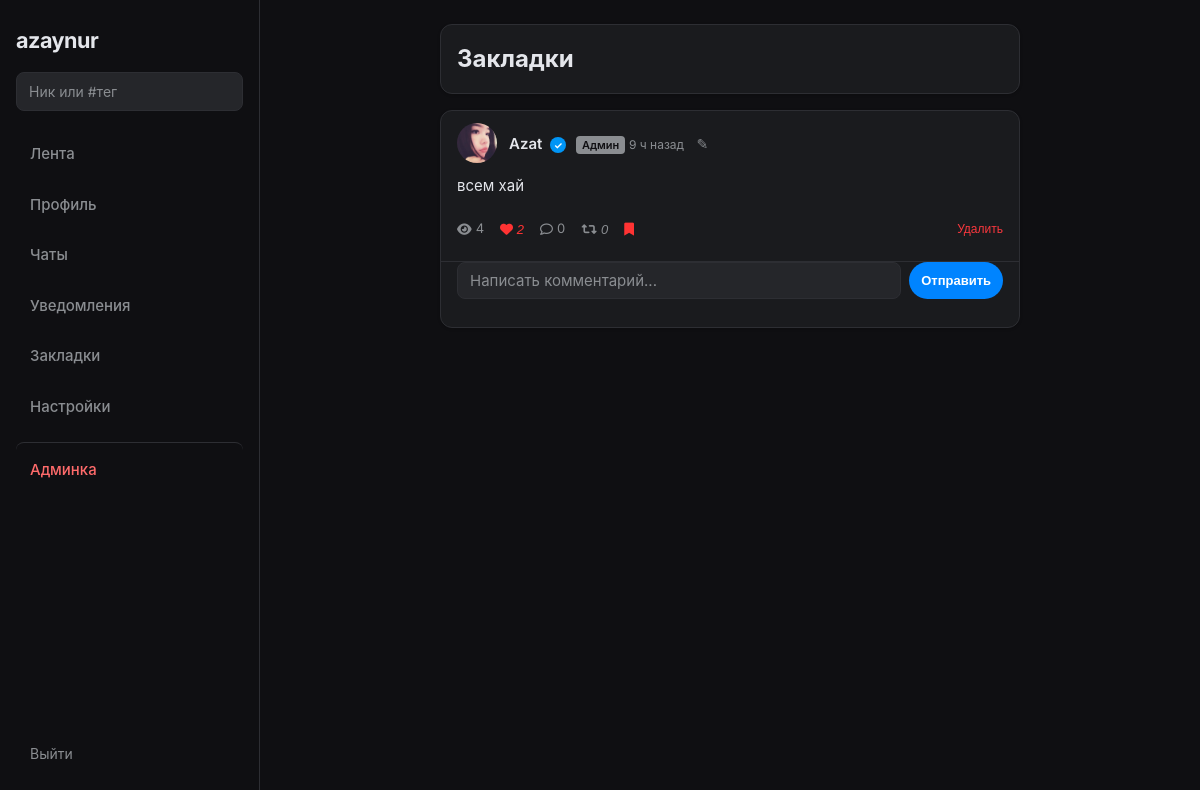
The app's page /saved (signed in) with its own data.
### app.py (models this page shows, shortened)
class Post(db.Model):
    id = db.Column(db.Integer, primary_key=True)
    user_id = db.Column(db.Integer, db.ForeignKey('user.id'), nullable=False)
    body = db.Column(db.Text, nullable=False)
    image = db.Column(db.String(200), nullable=True)
    created_at = db.Column(db.DateTime, default=datetime.utcnow)
    edited_at = db.Column(db.DateTime, nullable=True)
    user = db.relationship('User', backref=db.backref('posts', lazy='dynamic'))
    def likes_count(self):
        return PostLike.query.filter_by(post_id=self.id).count()
    def comments_count(self):
        return Comment.query.filter_by(post_id=self.id).count()
    def reposts_count(self):
        return Repost.query.filter_by(post_id=self.id).count()
    def views_count(self):
        return PostView.query.filter_by(post_id=self.id).count()
    def ordered_comments(self):
        return self.comments.order_by(Comment.created_at.asc()).all()

class User(UserMixin, db.Model):
    id = db.Column(db.Integer, primary_key=True)
    username = db.Column(db.String(80), unique=True, nullable=False)
    email = db.Column(db.String(120), unique=True, nullable=False)
    password = db.Column(db.String(128), nullable=False)
    avatar = db.Column(db.String(200), default='default.jpg')
    bio = db.Column(db.String(500), nullable=True)
    is_verified = db.Column(db.Boolean, default=False)
    verification_type = db.Column(db.String(20), nullable=True)  # gold, vip, exclusive
    custom_status = db.Column(db.String(100), nullable=True)
    is_admin = db.Column(db.Boolean, default=False)
    banned_until = db.Column(db.DateTime, nullable=True)

### app.py (the view)
@app.route('/saved')
@login_required
def saved():
    saved_list = SavedPost.query.filter_by(user_id=current_user.id).order_by(SavedPost.created_at.desc()).all()
    saved_ids = [s.post_id for s in saved_list]
    posts = Post.query.filter(Post.id.in_(saved_ids)).all() if saved_ids else []
    order = {pid: i for i, pid in enumerate(saved_ids)}
    posts.sort(key=lambda p: order.get(p.id, 999))
    post_ids = [p.id for p in posts]
    liked = {r.post_id for r in PostLike.query.filter(PostLike.post_id.in_(post_ids), PostLike.user_id == current_user.id).all()} if post_ids else set()
    reposted = {r.post_id for r in Repost.query.filter(Repost.post_id.in_(post_ids), Repost.user_id == current_user.id).all()} if post_ids else set()
    saved = set(post_ids)
    feed_items = [('post', p, None) for p in posts]
    return render_template('saved.html', feed_items=feed_items, liked=liked, reposted=reposted, saved=saved)

### app.py (called while the page is built)
@login_manager.user_loader
def load_user(user_id):
    return User.query.get(int(user_id))

def linkify_post(text):
    if not text:
        return Markup('')
    text = escape(text)
    def repl_hashtag(m):
        tag = m.group(1)
        return f'<a href="/tag/{quote(tag)}" class="hashtag">#{tag}</a>'
    text = re.sub(r'#([a-zA-Zа-яА-ЯёЁ0-9_]+)', repl_hashtag, text)
    text = re.sub(r'@([a-zA-Z0-9_]+)', r'<a href="/u/\1" class="mention">@\1</a>', text)
    return Markup(text)

@app.before_request
def check_banned():
    if current_user.is_authenticated and getattr(current_user, 'banned_until', None) and current_user.banned_until and current_user.banned_until > datetime.utcnow():
        from flask_login import logout_user
        logout_user()
        flash('Ваш аккаунт заблокирован. Ожидайте окончания блокировки.')
        return redirect(url_for('login'))

def time_ago(dt):
    if not dt:
        return ''
    delta = datetime.utcnow() - dt
    if delta.days > 365:
        return f'{delta.days // 365} г назад'
    if delta.days > 30:
        return f'{delta.days // 30} мес назад'
    if delta.days > 0:
        return f'{delta.days} дн назад'
    if delta.seconds >= 3600:
        return f'{delta.seconds // 3600} ч назад'
    if delta.seconds >= 60:
        return f'{delta.seconds // 60} мин назад'
    return 'только что'

@app.context_processor
def inject_globals():
    d = {'predefined_statuses': PREDEFINED_STATUSES}
    if current_user.is_authenticated:
        d['notifications_count'] = min(Notification.query.filter_by(user_id=current_user.id, read=False).count(), 99)
    else:
        d['notifications_count'] = 0
    return d

### templates/saved.html
{% extends "base.html" %}
{% block content %}
<div class="feed-card">
    <h2>Закладки</h2>
</div>
{% for item in feed_items %}
{% set post = item[1] %}
{% set show_comment_form = True %}
{% include '_post_card.html' %}
{% endfor %}
{% endblock %}

### templates/_post_card.html (shortened to what this page needs)
{% set _saved = saved if saved is defined else [] %}
{% set _liked = liked if liked is defined else [] %}
{% set _reposted = reposted if reposted is defined else [] %}
<article class="feed-card post-card" data-post-id="{{ post.id }}">
    <div class="post-header">
        <a href="{{ url_for('profile', username=post.user.username) }}" class="mini-avatar">
            <img src="{{ url_for('static', filename='uploads/avatars/' + post.user.avatar) }}" alt="" onerror="this.src='https://ui-avatars.com/api/?name={{ post.user.username }}&size=40&background=25262a&color=8a8d91';">
        </a>
        <div class="post-user-info">
            <a href="{{ url_for('profile', username=post.user.username) }}" class="user-name">
                {{ post.user.username }}
                {% if post.user.is_verified %}
                    {% if post.user.verification_type == 'vip' %}<span class="badge badge-vip"></span>{% endif %}
                {% endif %}
                {% if post.user.is_admin %}<span class="badge-admin">Админ</span>{% endif %}
            </a>
            <span class="post-time" title="{{ post.created_at.strftime('%d.%m.%Y %H:%M') if post.created_at else '' }}">{{ post.created_at|time_ago }}{% if post.edited_at %} · ред. {{ post.edited_at|time_ago }}{% endif %}</span>
            {% if current_user.id == post.user_id %}<a href="{{ url_for('edit_post', post_id=post.id) }}" class="btn-edit-post" title="Редактировать">✎</a>{% endif %}
        </div>
    </div>
    <p class="post-text">{{ post.body|linkify }}</p>
    <div class="post-stats">
        <span class="stat-views" title="Просмотры"><i class="fa-solid fa-eye"></i> {{ post.views_count() }}</span>
        <span class="stat-likes"><button type="button" class="btn-stat like-btn {% if post.id in _liked %}active{% endif %}" data-post-id="{{ post.id }}" title="Нравится"><i class="fa-{% if post.id in _liked %}solid{% else %}regular{% endif %} fa-heart"></i> <em class="like-count">{{ post.likes_count() }}</em></button></span>
        <span class="stat-comments"><i class="fa-regular fa-comment"></i> {{ post.comments_count() }}</span>
        <span class="stat-reposts"><button type="button" class="btn-stat repost-btn {% if post.id in _reposted %}active{% endif %}" data-post-id="{{ post.id }}" title="Репост"><i class="fa-solid fa-retweet"></i> <em class="repost-count">{{ post.reposts_count() }}</em></button></span>
        <span class="stat-save"><button type="button" class="btn-stat save-btn {% if post.id in _saved %}active{% endif %}" data-post-id="{{ post.id }}" title="Сохранить"><i class="fa-{% if post.id in _saved %}solid{% else %}regular{% endif %} fa-bookmark"></i></button></span>
        {% if current_user.id == post.user_id or current_user.is_admin %}
        <span class="stat-delete">
            <form method="POST" action="{{ url_for('delete_post', post_id=post.id) }}" class="delete-post-form" onsubmit="return confirm('Удалить пост?');" style="display:inline;">
                <button type="submit" class="btn-stat btn-delete" title="Удалить">Удалить</button>
            </form>
        </span>
        {% endif %}
    </div>
    {% if show_comment_form|default(True) %}
    <div class="post-comments">
        <form class="comment-form" method="POST" action="{{ url_for('post_comment', post_id=post.id) }}">
            <input type="text" name="body" placeholder="Написать комментарий..." required maxlength="500">
            <button type="submit" class="btn-primary btn-sm">Отправить</button>
        </form>
    </div>
    {% endif %}
</article>

### static/css/style.css (style rules this page uses)
:root { --bg-main: #0f0f12; --bg-card: #1a1b1e; --bg-input: #25262a; --border: 1px solid #2d2e33; --text-main: #e4e6eb; --text-dim: #8a8d91; --accent: #0084ff; --accent-hover: #006dd1; --error: #fa383e; --radius: 12px; --radius-sm: 8px; }
* { box-sizing: border-box; margin: 0; padding: 0; }
body { background-color: var(--bg-main); color: var(--text-main); font-family: 'Inter', -apple-system, BlinkMacSystemFont, sans-serif; min-height: 100vh; line-height: 1.5; }
a { color: inherit; text-decoration: none; }
.feed-card { background: var(--bg-card); border: var(--border); border-radius: var(--radius); padding: 16px; margin-bottom: 16px; box-shadow: 0 1px 3px rgba(0, 0, 0, 0.2); }
.mini-avatar { width: 40px; height: 40px; border-radius: 50%; overflow: hidden; flex-shrink: 0; background: var(--bg-input); }
.mini-avatar img { width: 100%; height: 100%; object-fit: cover; }
.btn-primary, .btn-primary-blue { background: var(--accent); color: #fff; border: none; padding: 10px 20px; border-radius: 20px; font-weight: 600; font-size: 14px; cursor: pointer; transition: background 0.2s; }
.post-card { padding: 0; overflow: hidden; }
.post-header { display: flex; align-items: center; padding: 12px 16px; position: relative; }
.post-user-info { flex: 1; margin-left: 12px; min-width: 0; }
.user-name { font-weight: 600; font-size: 15px; color: var(--text-main); }
.post-time { font-size: 12px; color: var(--text-dim); }
.post-text { padding: 0 16px 12px; font-size: 15px; color: var(--text-main); }
.post-stats { display: flex; align-items: center; gap: 16px; padding: 8px 16px 12px; font-size: 13px; color: var(--text-dim); }
.post-stats .stat-views, .post-stats .stat-likes, .post-stats .stat-comments, .post-stats .stat-reposts, .post-stats .stat-save { display: flex; align-items: center; gap: 4px; }
.btn-edit-post { margin-left: 8px; color: var(--text-dim); font-size: 14px; }
.btn-stat { background: none; border: none; color: var(--text-dim); cursor: pointer; padding: 4px 0; font-size: 13px; }
.btn-stat:hover, .btn-stat.active { color: #f33; }
.post-comments { padding: 0 16px 16px; border-top: var(--border); margin-top: 8px; }
.comment-form { display: flex; gap: 8px; margin-bottom: 12px; }
.comment-form input { flex: 1; padding: 8px 12px; }
.btn-sm { padding: 6px 12px; font-size: 13px; }
.badge { display: inline-flex; align-items: center; justify-content: center; margin-left: 4px; }
.badge-vip::after { content: '✓'; background: #0095f6; color: #fff; width: 16px; height: 16px; border-radius: 50%; display: inline-flex; align-items: center; justify-content: center; font-size: 10px; font-weight: bold; }
.btn-delete { color: var(--error); font-size: 12px; }
.post-stats .stat-delete { margin-left: auto; }
.badge-admin { font-size: 11px; background: var(--text-dim); color: var(--bg-main); padding: 2px 6px; border-radius: 4px; margin-left: 6px; }
input, textarea { width: 100%; background: var(--bg-input); border: var(--border); padding: 12px 14px; color: var(--text-main); border-radius: var(--radius-sm); font-family: inherit; font-size: 15px; outline: none; transition: border-color 0.2s; }
input::placeholder, textarea::placeholder { color: var(--text-dim); }

### records on screen
Post: avatar (picture), created_at "9 ч назад", body|linkify "всем хай", views_count "4", likes_count "2", comments_count "0", reposts_count "0"
User: user.username "Azat"
